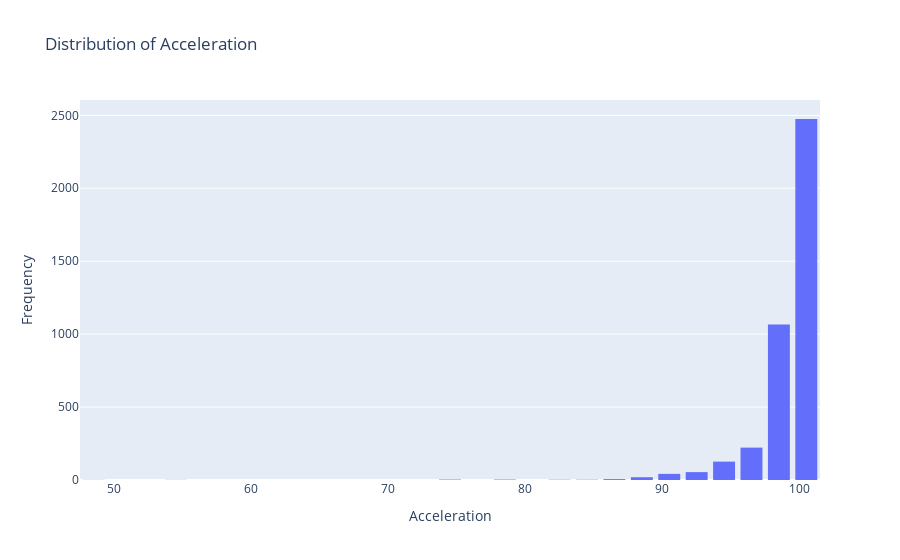

This figure's notebook cell:
### Code cell
# Plot the Distribution of 'Acceleration'

# Use matplotlib to plot the distribution of the 'Acceleration' column
# plt.figure(figsize=(10, 6))
# plt.hist(df['Acceleration'], bins=30, edgecolor='k', alpha=0.7)
# plt.title('Distribution of Acceleration')
# plt.xlabel('Acceleration')
# plt.ylabel('Frequency')
# plt.grid(True)
# plt.show()

# Use plotly to create an interactive plot of the distribution of the 'Acceleration' column
fig = px.histogram(df, x='Acceleration', nbins=30, title='Distribution of Acceleration')
fig.update_layout(
    xaxis_title='Acceleration',
    yaxis_title='Frequency',
    bargap=0.2
)
fig.show()

### Figure 1 — Plotly figure (JSON) as saved in the notebook; plotly's stock layout.template omitted (floating-point values rounded to 4 significant figures; data arrays with more than 128 entries replaced by an {"elided": "..."} marker saying what was removed)
{"data": [{"bingroup": "x", "hovertemplate": "Acceleration=%{x}<br>count=%{y}<extra></extra>", "legendgroup": "", "marker": {"color": "#636efa", "pattern": {"shape": ""}}, "name": "", "nbinsx": 30, "orientation": "v", "showlegend": false, "type": "histogram", "x": {"elided": "4022 int values"}, "xaxis": "x", "yaxis": "y"}], "layout": {"bargap": 0.2, "barmode": "relative", "legend": {"tracegroupgap": 0}, "title": {"text": "Distribution of Acceleration"}, "xaxis": {"anchor": "y", "domain": [0, 1], "title": {"text": "Acceleration"}}, "yaxis": {"anchor": "x", "domain": [0, 1], "title": {"text": "Frequency"}}}}
